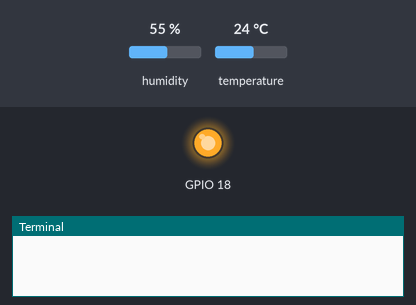
A program run on a simulated Raspberry Pi (BCM pin numbers). Shown: output pins drawn as LEDs (lit = HIGH), the last lines printed to the terminal. The inputs (shaded band) are chosen by the test bench; at power-on: humidity 55 %, temperature 24 °C. The clock reads 2024-03-15 10:24:30 at power-on unless the program sets it; pins used as bus, display or sensor lines are not drawn.

Above: at 0.1 s.
At 0.6 s:
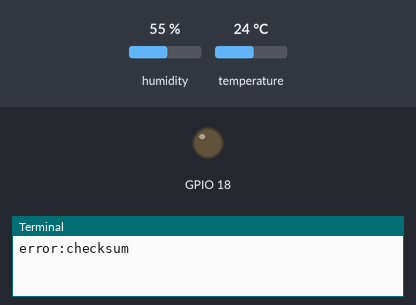
Timing chart, 0 to 2.1 s (numbered marks = the images above):
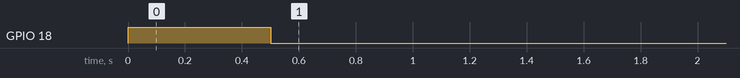

The program:

dht11_wpi.py
```python
import wiringpi as wpi, time

def read_dht(pin):
	data  = [0,0,0,0,0]
	wpi.wiringPiSetupGpio()
	wpi.pinMode(pin, wpi.OUTPUT)
	wpi.digitalWrite(pin, wpi.HIGH)
	time.sleep(0.5)
	wpi.digitalWrite(pin, wpi.LOW)
	time.sleep(0.018)
	wpi.pinMode(pin, wpi.INPUT)
	wpi.pullUpDnControl(pin, wpi.PUD_UP)
	time.sleep(0.000001)

	old_val = -1
	for i in range(83): # 40*2 + 3
		time_s = time.time()
		while(True):
			val = wpi.digitalRead(pin)
			duration = time.time() - time_s
			if val == old_val:
				if duration > 0.001 :
					return (None, None, "error:timeout")
			else:
				if i >= 3 and old_val ==1:
					index = (i-3)//16
					data[index] <<=1
					if duration > 0.000048:
						data[index] |= 1
				old_val =val
				break

	if(data[4]== (data[0]+data[1]+data[2]+data[3])):
		humi = data[0] + data[1]/10.0
		temp = data[2] +data[3]/10.0
		return (humi, temp, "OK")
	else:
		return (None, None, "error:checksum")


PIN_DHT11=18
while(True):
    humi, temp, msg = read_dht(PIN_DHT11)
    if humi is None or temp is None :
        print(msg)
    else:
        print(f'huminity:{humi}%, temperature:{temp}*C')
```

Measured:
- by itself, GPIO 18: LOW → HIGH at 0.00 s, → LOW 0.50 s later
